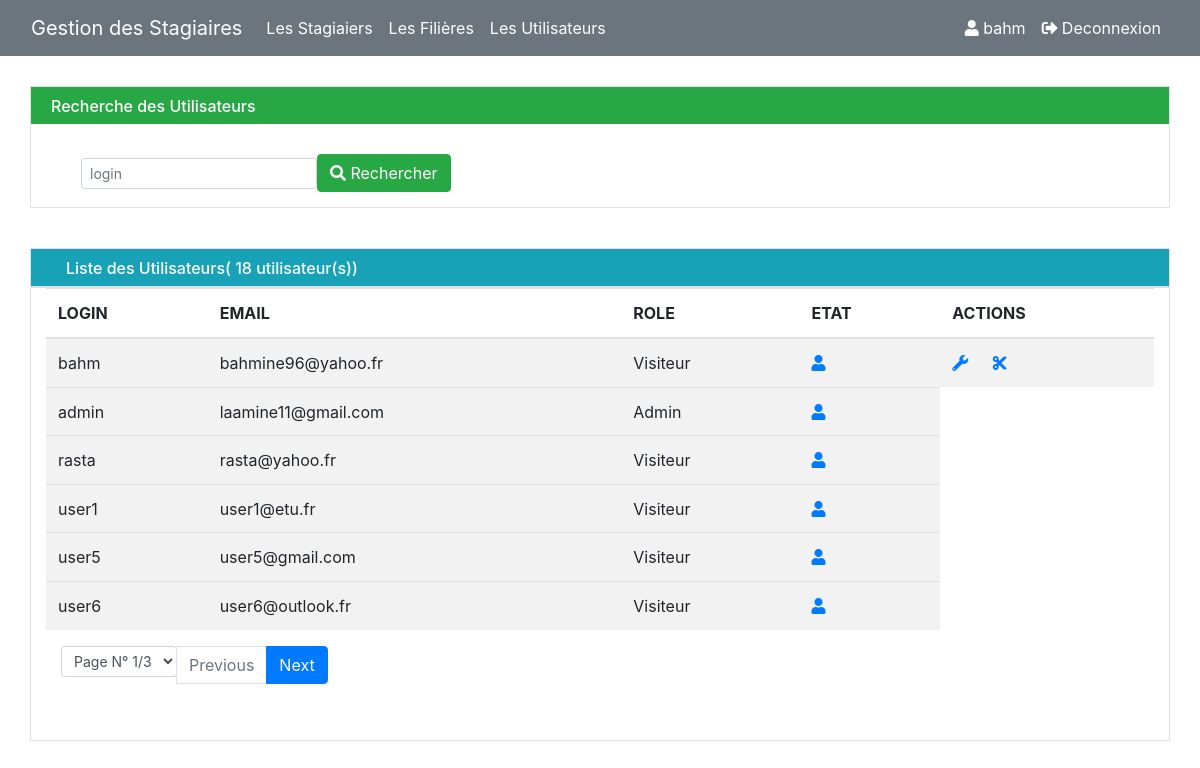
The page /pages/utilisateurs.php (signed in) on the database its author committed.
### tables this page shows
CREATE TABLE `Utilisateur` (
  `login` varchar(50) NOT NULL,
  `email` varchar(255) NOT NULL,
  `role` varchar(255) NOT NULL,
  `etat` tinyint(1) NOT NULL,
  `pwd` varchar(250) NOT NULL
);

### pages/utilisateurs.php (the view, shortened to what this page needs)
<?php
    try {
        require_once("connBD.php");
        $limite = isset($_GET['limite'])?$_GET['limite']:6;
		$page = isset($_GET['page']) ? $_GET['page']:1;
        $start = ($page-1) * $limite;
        $req2 = "SELECT *FROM Utilisateur ORDER BY etat DESC LIMIT $start,$limite";
        $req = "SELECT *FROM Utilisateur";
        $res = $base -> query ($req);
        $resultat = $base -> query ($req2);
        $nbr = $res -> rowCount ();
        $reste = $nbr%$limite;
		$nbrPage = $reste == 0 ? ($nbr/$limite):floor($nbr/$limite) + 1;
    } catch (EXCEPTION $e) {
		die ('Erreur : '.$e->getMessage ());
	} finally {
		$base = null;
	}
?>
<!DOCTYPE html>
<html lang="en">
	<head>
	  <link rel="stylesheet" href="https://use.fontawesome.com/releases/v5.7.0/css/all.css">
	  <link rel="stylesheet" href="https://maxcdn.bootstrapcdn.com/bootstrap/4.5.2/css/bootstrap.min.css">
	</head>
	<body>
		<?php
			include ('menu.php');
		?>
		<div class="container border" style="margin-top:30px;padding-bottom:15px">
            <div class="row bg-success text-white">
				<h6 style="margin-top:10px;margin-left:20px">Recherche des Utilisateurs</h6>
			</div>
            <div class="row" style="margin-top:30px;margin-left:20px">
				<div class="col-8">
				   <form class="form-inline" method="GET" name="search" onsubmit="return verif()" action="utilisateurs.php">
				  	   <input type="text" class="form-control form-control-sm" placeholder="login" name="login" id="login">
					   <button type="submit" class="btn btn-success">
							<i class="fas fa-search"></i> Rechercher
					   </button>
				   </form>
				</div>
			</div>
        </div>
        <div class="container border bg-info text-white" style="margin-top:40px">
			    <h6 style="margin-top:10px;margin-left:20px">Liste des Utilisateurs(<?php echo " $nbr ";?>utilisateur(s))</h6>
		</div>
        <div class="container border" style="padding-bottom:40px">
			<table class="table table-striped table-hover">
				<thead class="bg-muted">
					<tr>
						<th><?php echo strtoupper("login") ;?></th>
						<th><?php echo strtoupper("email") ;?></th>
						<th><?php echo strtoupper("role") ;?></th>
						<th><?php echo strtoupper("etat") ;?></th>
                        <th><?php echo strtoupper("Actions") ;?></th>
					</tr>
				</thead>
				<tbody>
                    <?php
                        while ($don = $resultat -> fetch ()) {
                            $login = $don ['login'];
                            $email = $don ['email'];
                            $role = $don ['role'];
                            $etat = $don ['etat'];
                            ?>
                            <tr class="<?php echo $etat == 1? 'bg-muted':'bg-danger text-white';?>">
                                <td><?php echo $login;?></td>
                                <td><?php echo $email;?></td>
                                <td><?php echo $role;?></td>
                                <td>
								<?php if ($_SESSION['user']['role'] == "Admin") {?>
									<a href="ActDeactive.php?log=<?php echo $login;?>&etat=<?php echo $etat;?>">
                                   	 	<?php
                                        	if ($etat == 0) echo "<i class=\"fas fa-user-slash\"></i>";
                                       		 else if ($etat == 1) echo "<i class=\"fas fa-user\"></i>";
                                    	?>
									</a>
								<?php } else if ($_SESSION['user']['role'] == "Visiteur") {
										if ($_SESSION['user']['login'] == $login) {?>
												<a href="ActDeactive.php?log=<?php echo $login;?>&etat=<?php echo $etat;?>">
													<?php
														if ($etat == 0) echo "<i class=\"fas fa-user-slash\"></i>";
														else if ($etat == 1) echo "<i class=\"fas fa-user\"></i>";
													?>
												</a>
										<?php } else {?>
												<a href="">
													<?php
														if ($etat == 0) echo "<i class=\"fas fa-user-slash\"></i>";
														else if ($etat == 1) echo "<i class=\"fas fa-user\"></i>";
													?>
												</a>
										<?php }
									}
								?>
                                </td>
								<?php if ($_SESSION['user']['role'] == "Admin") {?>
									<td><a href="editerUser.php?log=<?php echo $login;?>&email=<?php echo $email;?>&role=<?php echo $role;?>&etat=<?php
										echo $etat;?>" onclick=
										"return confirm('Attention voulez vous vraiment le modifier?')"><i class="fas fa-wrench"></i>
										</a>
										<a href="supprimerUser.php?log=<?php echo $login;?>" onclick="
											return confirm('Attention voulez vous vraiment le Suprimer?')"><i class="fas fa-cut" style="margin-left:20px"></i>
										</a>
									</td>
								<?php } else if ($_SESSION['user']['role'] == "Visiteur" && $_SESSION['user']['login'] == $login) {?>
										<td><a href="editerUser.php?log=<?php echo $login;?>&email=<?php echo $email;?>&role=<?php echo $role;?>&etat=<?php
											echo $etat;?>" onclick=
											"return confirm('Attention voulez vous vraiment le modifier?')"><i class="fas fa-wrench"></i>
											</a>
											<a href="supprimerUser.php?log=<?php echo $login;?>" onclick="
												return confirm('Attention voulez vous vraiment le Suprimer?')"><i class="fas fa-cut" style="margin-left:20px"></i>
											</a>
										</td>
								<?php }
								?>
                            <tr>
                        <?php }
                        ?>
                </tbody>
            </table>
            <div class="container-fluid">
					<ul class="pagination">
						<li class="page-item">
						<?php
								$log = isset($_GET['login'])?htmlentities(addslashes($_GET['login'])):"";
							echo "<select id =\"sel\" class=\"form-control form-control-sm\" Placeholder=\"N°Page\" onchange=\"changeURL(this.value,'$log')\">";?>
									<option value=""><?php echo "Page N° ".$page."/".$nbrPage; ?></option>
							</select>
						</li>
						<li class="page-item <?php echo $page == 1? "disabled":"active";?>">
							<a class="page-link" href="utilisateurs.php?page=
							<?php echo (($page - 1) > 0) ? $page - 1 : $page;?>&login=
							<?php echo isset($_GET['login'])?htmlentities(addslashes($_GET['login'])):"";?>">Previous</a>
						</li>
						<li class="page-item <?php echo $page < $nbrPage ? "active":"disabled"; ?>">
							<a class="page-link" href="utilisateurs.php?page=<?php echo ($page + 1) <= $nbrPage ? $page + 1 : $page;?>&login=
							<?php echo isset($_GET['login'])?htmlentities(addslashes($_GET['login'])):"";?>">Next</a>
						</li>
					</ul>
                </div>
        </div>
	</body>
</html>

### rows shown on the page
utilisateur: login "bahm", email "bahmine96@yahoo.fr", role "Visiteur", etat 1 (drawn)
utilisateur: login "admin", email "laamine11@gmail.com", role "Admin", etat 1 (drawn)
utilisateur: login "rasta", email "rasta@yahoo.fr", role "Visiteur", etat 1 (drawn)
utilisateur: login "user1", email "user1@etu.fr", role "Visiteur", etat 1 (drawn)
utilisateur: login "user5", email "user5@gmail.com", role "Visiteur", etat 1 (drawn)
utilisateur: login "user6", email "user6@outlook.fr", role "Visiteur", etat 1 (drawn)

### other values the page prints
$_SESSION['user']['login'] "bahm"
$nbr "18"
